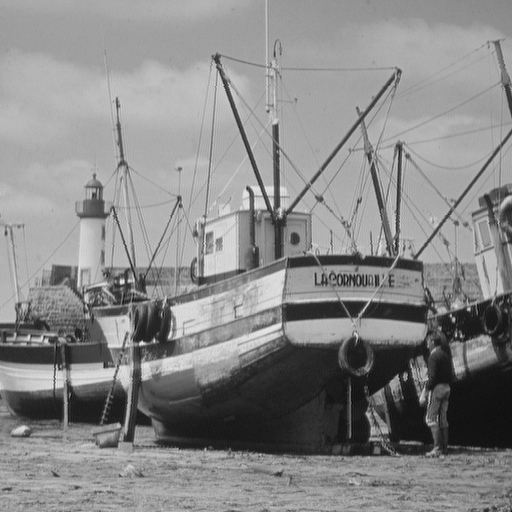
#> input picture images/boat.tif, 512 x 512 px
$ jupyter execute 'Aula 03c - Transformações de intensidade.ipynb'   (shell and % lines are left out)
#> lines starting #> are read from the running program, lines starting #| are printed output that depends on the picture
#### PER-2020 - SIN-392 - Introdução ao Processamento Digital de Imagens

# Aula 3c - Transformações de intensidade
## Equalização de histograma

## Prof. João Fernando Mari
-----

## Importando as bibliotecas necessárias

[cell 1]
import numpy as np

from skimage import util, color, exposure

import matplotlib
import matplotlib.pyplot as plt
from mpl_toolkits.axes_grid1 import make_axes_locatable

SMALL_SIZE = 7
matplotlib.rc('font', size=SMALL_SIZE)
matplotlib.rc('axes', titlesize=SMALL_SIZE)

## Carregando a imagem original

[cell 2]
img_gray = plt.imread('./images/boat.tif')
#> img_gray is the input picture: shape (512, 512); min 0, max 239, mean 136.1

# Informações sobre as imagens
print(img_gray.shape, img_gray.dtype, img_gray.min(), img_gray.max())
#| (512, 512) uint8 0 239

Listas com os valores de intensidade

[cell 3]
# Inteiro de 8 bits sem sinal
r = np.array(np.linspace(0, 255, 256))

# Float
r_ = np.array(np.linspace(0, 1, 256))

## Gera imagens com diferentes caracteristicas

[cell 4]
# IMAGEM CLARA
# =============
# Define o valor do gama
gama_02 = 0.2
# Transformação gama
img_gray_clara = util.img_as_ubyte(util.img_as_float(img_gray) ** gama_02)
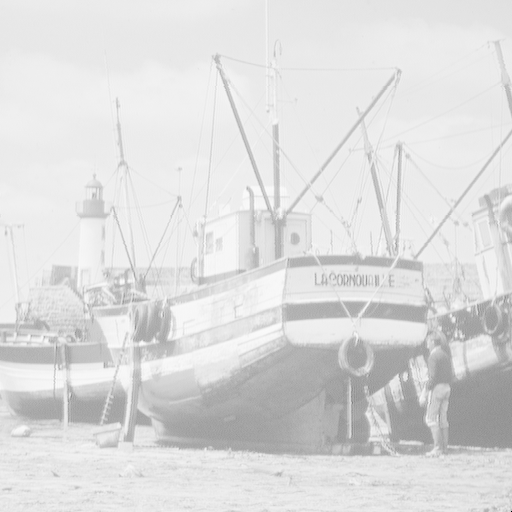
#> img_gray_clara: shape (512, 512); min 0, max 252, mean 220.6
# Função de transformação (para plotagem)
s_clara = r_ ** gama_02 * 255

# IMAGEM ESCURA
# ==============
# Define o valor do gama
gama_40 = 4.0
# Transformação gama
img_gray_escura = util.img_as_ubyte(util.img_as_float(img_gray) ** gama_40)
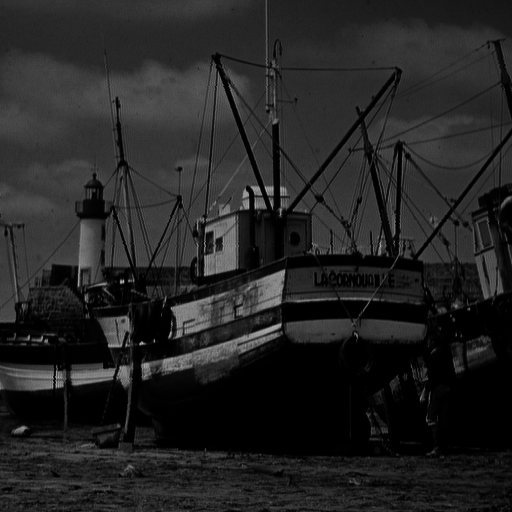
#> img_gray_escura: shape (512, 512); min 0, max 197, mean 35.8
# Função de transformação (para plotagem)
s_escura = r_ ** gama_40 * 255

# IMAGEM DE BAIXO CONTRASTE
# =========================
# Transformação linear
img_gray_baixo = (img_gray * 0.25 + 95).astype(np.uint8)
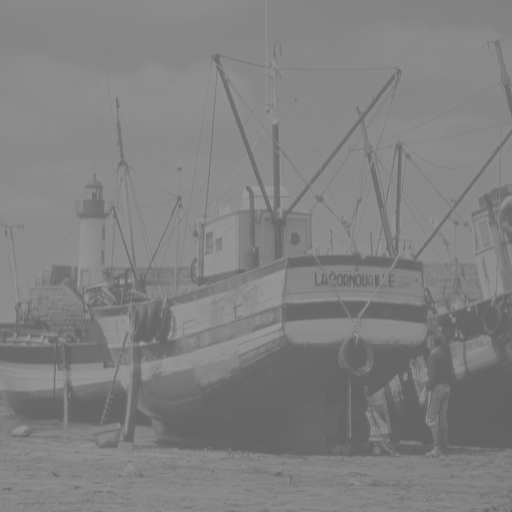
#> img_gray_baixo: shape (512, 512); min 95, max 154, mean 128.6
# Função de transformação (para plotagem)
s_baixo = r * 0.25 + 95

Imprime informações sobre as imagens

[cell 5]
print(img_gray.shape, img_gray.dtype, img_gray.min(), img_gray.max())
#| (512, 512) uint8 0 239
print(img_gray_clara.shape, img_gray_clara.dtype, img_gray_clara.min(), img_gray_clara.max())
#| (512, 512) uint8 0 252
print(img_gray_escura.shape, img_gray_escura.dtype, img_gray_escura.min(), img_gray_escura.max())
#| (512, 512) uint8 0 197
print(img_gray_baixo.shape, img_gray_baixo.dtype, img_gray_baixo.min(), img_gray_baixo.max())
#| (512, 512) uint8 95 154

### Plota as imagens

[cell 6]
s_list = [r, s_clara, s_escura, s_baixo]
img_list = [img_gray, img_gray_clara, img_gray_escura, img_gray_baixo]

fig, ax  = plt.subplots(4, 2, figsize=(10,10))
for i, s in enumerate(s_list):
    ch_ = ax[i,0].plot(r, s)

    ax[i,0].autoscale(enable=True, axis='both', tight=True)
    ### ax[i] = fig.gca()
    ax[i,0].set_xticks(np.arange(0, 256, 32), minor=False)
    ax[i,0].set_xticks(np.arange(0, 256, 16), minor=True)
    ax[i,0].set_yticks(np.arange(0, 256, 32), minor=False)
    ax[i,0].set_yticks(np.arange(0, 256, 16), minor=True)
    ax[i,0].set_aspect('equal')
    ax[i,0].grid(which='major', alpha=1.0)
    ax[i,0].grid(which='minor', alpha=0.5)
    ax[i,0].set_ylim(0, 256)
    ## ax[i,0].set_xlabel('Intensidade de entrada, r', fontsize='medium')
    ## ax[i,0].set_ylabel('Intensidade de sáida, s', fontsize='medium')

    im_ = ax[i,1].imshow(img_list[i], cmap='gray', vmin=0, vmax=255)

plt.tight_layout()
plt.show()

## Alargamento de contraste (scikit-image)

A partir dos valores máximo e mínimo em cada imagem.

[cell 7]
img_alarg_list = []

for img in img_list:
    # https://scikit-image.org/docs/dev/api/skimage.exposure.html#skimage.exposure.rescale_intensity
    img_alarg = exposure.rescale_intensity(img)

    img_alarg_list.append(img_alarg)
#> this loop made 4 passes
#> after the loop, img_alarg_list = 4 items

#### Plota as imagens e os histogramas

[cell 8]
# Figura com 4 linha e 2 colunas
### fig, ax = plt.subplots(4, 2, figsize=(6, 14))
fig, ax = plt.subplots(4, 2, figsize=(10,10))
for i, img in enumerate(img_alarg_list):
    # Plota imagem
    img_ = ax[i, 0].imshow(img, cmap='gray', vmin=0, vmax=255)
    ax[i, 0].axis('off')

    # Computa o histograma normalizado
    hist, bins = np.histogram(img, bins=256, range=(0, 255))
    hist_norm = hist / (img.shape[0] * img.shape[1])

    # Plota histograma
    ch_ = ax[i, 1].fill_between(bins[:-1], hist_norm)
    ax[i, 1].autoscale(enable=True, axis='both', tight=True)
    ax[i, 1].set_xticks(np.arange(0, 256, 32), minor=False)
    ax[i, 1].set_xticks(np.arange(0, 256, 16), minor=True)
    ax[i, 1].set_yticks(np.arange(0, hist_norm.max()+0.01, hist_norm.max()/8), minor=False)
    ax[i, 1].set_yticks(np.arange(0, hist_norm.max()+0.01, hist_norm.max()/4), minor=True)
    #ax[i, 1].set_aspect('equal')
    ax[i, 1].grid(which='major', alpha=1.0)
    ax[i, 1].grid(which='minor', alpha=0.5)
    ax[i, 1].set_ylim(0, hist_norm.max())
    ### ax[i, 1].set_xlabel('Intensidades da imagem', fontsize='medium')
    ### ax[i, 1].set_ylabel('Histograma', fontsize='medium')

plt.tight_layout()
plt.show()

## Alargamento de contraste (scikit-image)

A partir dos valores defindos manualmente para os pontos de controle.

[cell 9]
# Imagem clara
img_clara_alarg = exposure.rescale_intensity(img_gray_clara, in_range=((255 * 0.5), 255), out_range=(0, 255))
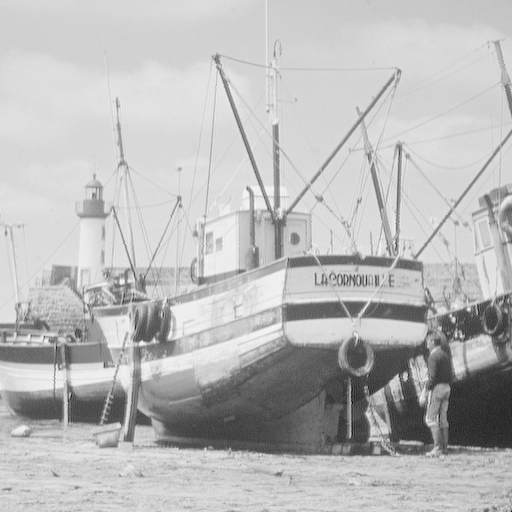
#> img_clara_alarg: shape (512, 512) float64; min 0, max 249, mean 186.2

# Imagem escura
img_escura_alarg = exposure.rescale_intensity(img_gray_escura, in_range=(0, (255 * 0.5)), out_range=(0, 255))
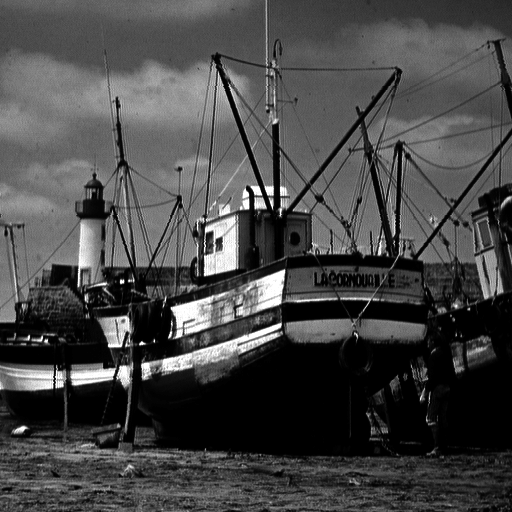
#> img_escura_alarg: shape (512, 512) float64; min 0, max 255, mean 71.4

# image de baixo contraste
img_baixo_alarg = exposure.rescale_intensity(img_gray_baixo, in_range=((255 * 0.33), (255 * 0.66)), out_range=(0, 255))
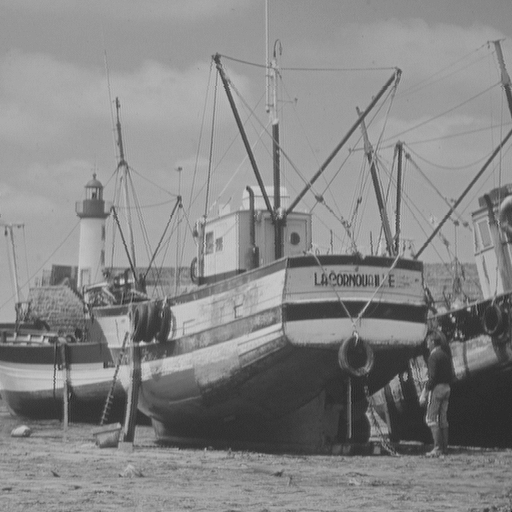
#> img_baixo_alarg: shape (512, 512) float64; min 32.88, max 211.7, mean 134.8

img_alarg2_list = [img_clara_alarg, img_escura_alarg, img_baixo_alarg]

[cell 10]
# Figura com 4 linha e 2 colunas
### fig, ax = plt.subplots(4, 2, figsize=(6, 14))
fig, ax = plt.subplots(3, 2, figsize=(10, 10))
for i, img in enumerate(img_alarg2_list):
    # Plota imagem
    img_ = ax[i, 0].imshow(img, cmap='gray', vmin=0, vmax=255)
    ax[i, 0].axis('off')

    # Computa o histograma normalizado
    hist, bins = np.histogram(img, bins=256, range=(0, 255))
    hist_norm = hist / (img.shape[0] * img.shape[1])

    # Plota histograma
    ch_ = ax[i, 1].fill_between(bins[:-1], hist_norm)
    ax[i, 1].autoscale(enable=True, axis='both', tight=True)
    ax[i, 1].set_xticks(np.arange(0, 256, 32), minor=False)
    ax[i, 1].set_xticks(np.arange(0, 256, 16), minor=True)
    ax[i, 1].set_yticks(np.arange(0, hist_norm.max()+0.01, hist_norm.max()/8), minor=False)
    ax[i, 1].set_yticks(np.arange(0, hist_norm.max()+0.01, hist_norm.max()/4), minor=True)
    #ax[i, 1].set_aspect('equal')
    ax[i, 1].grid(which='major', alpha=1.0)
    ax[i, 1].grid(which='minor', alpha=0.5)
    ax[i, 1].set_ylim(0, hist_norm.max())
#> this loop made 3 passes
    ### ax[i, 1].set_xlabel('Intensidades da imagem', fontsize='medium')
    ### ax[i, 1].set_ylabel('Histograma', fontsize='medium')

plt.tight_layout()
plt.show()
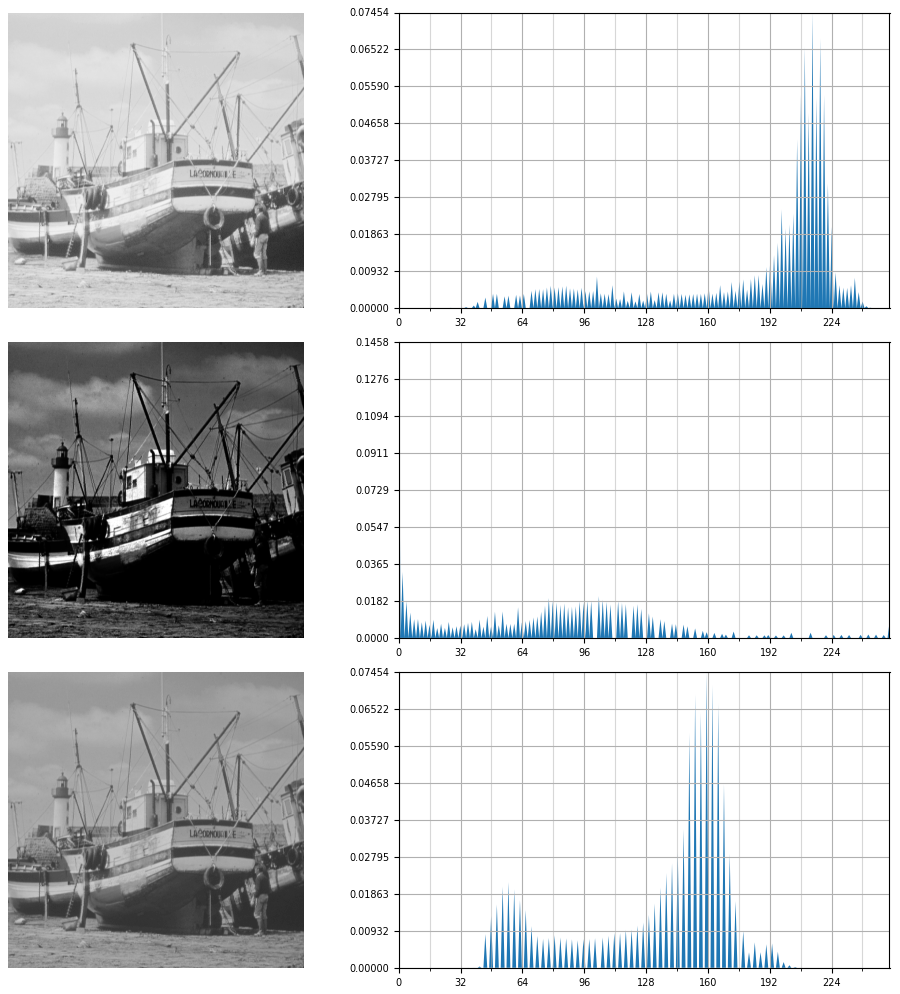
#> figure drawn by matplotlib, 6 panels

# Equalização de histograma

[cell 11]
# ========================================
# SELECIONE A IMAGEM
# ========================================
## img_gray_ = img_gray
## img_gray_ = img_gray_clara
## img_gray_ = img_gray_escura
img_gray_ = img_gray_baixo

print(img_gray_.dtype, img_gray_.min(), img_gray_.max())
#| uint8 95 154

### Implementação do princípio

Obtém a função de transformação linear por partes

[cell 12]
# Histograma normalizado
img_hist, img_hist_bins = exposure.histogram(img_gray_, source_range='dtype', normalize=True)
#> img_hist = 256 values, max 0.0745 at index 137, min 0 at index 0, mean 0.00391; img_hist_bins = 256 values from 0 to 255

# Histograma cumulativo
# Obs.: Usar o método do NumPy. O método do scikit-image não abrange toda a faixa de valores do tipo de dado.
#       Ex.: [0, 255] para uint8.
### img_hist_cum, img_hist_cum_bins = exposure.cumulative_distribution(img_gray_)
img_hist_cum = np.cumsum(img_hist)
#> img_hist_cum = 256 values from 0 to 1

# Função de tranformação
transf_func = np.around(255 * img_hist_cum).astype(np.uint8)
#> transf_func = 256 values from 0 to 255

[cell 13]
print(transf_func)
#| [  0   0   0   0   0   0   0   0   0   0   0   0   0   0   0   0   0   0
#|    0   0   0   0   0   0   0   0   0   0   0   0   0   0   0   0   0   0
#|    0   0   0   0   0   0   0   0   0   0   0   0   0   0   0   0   0   0
#|    0   0   0   0   0   0   0   0   0   0   0   0   0   0   0   0   0   0
#|    0   0   0   0   0   0   0   0   0   0   0   0   0   0   0   0   0   0
#|    0   0   0   0   0   0   0   0   0   2   6  10  15  20  25  30  33  36
#> (further printed lines are left out)
print(np.unique(img_gray_))
#| [ 95  96  97  98  99 100 101 102 103 104 105 106 107 108 109 110 111 112
#|  113 114 115 116 117 118 119 120 121 122 123 124 125 126 127 128 129 130
#|  131 132 133 134 135 136 137 138 139 140 141 142 143 144 145 146 147 148
#|  149 150 151 152 153 154]

#### Aplica a função de tranformação sobre a imagem

[cell 14]
img_eq = np.zeros(img_gray_.shape, dtype=img_gray_.dtype)
#> img_eq: shape (512, 512); every value is 0

for rr, ss in zip(r, transf_func):
    img_eq[img_gray_==rr] = ss
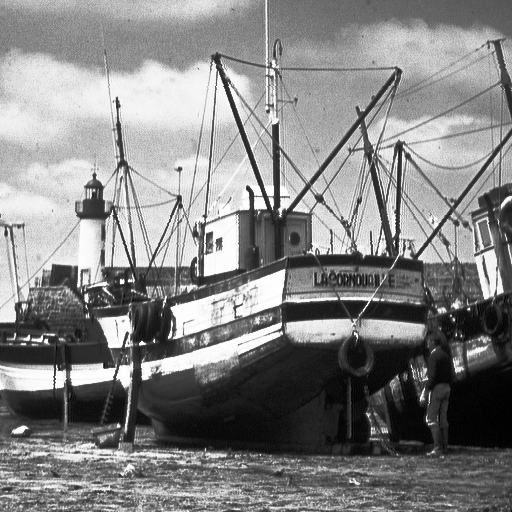
#> img_eq: shape (512, 512); min 0, max 255, mean 132.5

# Calcula o histograma normalizado da imagem após a equalização do histograma
img_eq_hist, img_eq_hist_bins = exposure.histogram(img_eq, source_range='dtype', normalize=True)
#> img_eq_hist = 256 values, max 0.0745 at index 186, min 0 at index 1, mean 0.00391; img_eq_hist_bins = 256 values from 0 to 255

#### Plota as imagens

[cell 15]
fig, ((ax1, ax5), (ax2, ax3)) = plt.subplots(2, 2, figsize=(10, 10))
# Plota imagem original
img_ = ax1.imshow(img_eq, cmap='gray', vmin=0, vmax=255)
ax1.axis('off')

ax4 = ax2.twinx()

# Plota histograma
ch_1 = ax2.fill_between(img_hist_bins, img_hist)

ax2.autoscale(enable=True, axis='both', tight=True)
ax2.set_xticks(np.arange(0, 256, 32), minor=False)
ax2.set_xticks(np.arange(0, 256, 16), minor=True)
ax2.set_yticks(np.arange(0, img_hist.max()+0.01, img_hist.max()/8), minor=False)
ax2.set_yticks(np.arange(0, img_hist.max()+0.01, img_hist.max()/4), minor=True)
#ax[i, 1].set_aspect('equal')
ax2.grid(which='major', alpha=1.0)
ax2.grid(which='minor', alpha=0.5)
ax2.set_ylim(0, img_hist.max())

ch_2 = ax4.plot(img_hist_bins, img_hist_cum, c='r')
#> ch_2 = 1 item
ax4.autoscale(enable=True, axis='both', tight=True)
ax4.set_xticks(np.arange(0, 256, 32), minor=False)
ax4.set_xticks(np.arange(0, 256, 16), minor=True)
ax4.set_yticks(np.arange(0, img_hist_cum.max()+0.01, img_hist_cum.max()/8), minor=False)
ax4.set_yticks(np.arange(0, img_hist_cum.max()+0.01, img_hist_cum.max()/4), minor=True)
ax4.grid(which='major', alpha=1.0)
ax4.grid(which='minor', alpha=0.5)
ax4.set_ylim(0, img_hist_cum.max())


ch_3 = ax3.plot(img_hist_bins, transf_func)
#> ch_3 = 1 item
ax3.autoscale(enable=True, axis='both', tight=True)
ax3.set_xticks(np.arange(0, 256, 32), minor=False)
ax3.set_xticks(np.arange(0, 256, 16), minor=True)
ax3.set_yticks(np.arange(0, transf_func.max()+0.01, transf_func.max()/8), minor=False)
ax3.set_yticks(np.arange(0, transf_func.max()+0.01, transf_func.max()/4), minor=True)
#ax[i, 1].set_aspect('equal')
ax3.grid(which='major', alpha=1.0)
ax3.grid(which='minor', alpha=0.5)
ax3.set_ylim(0, transf_func.max())


ch_4 = ax5.fill_between(img_eq_hist_bins, img_eq_hist)
ax5.autoscale(enable=True, axis='both', tight=True)
ax5.set_xticks(np.arange(0, 256, 32), minor=False)
ax5.set_xticks(np.arange(0, 256, 16), minor=True)
ax5.set_yticks(np.arange(0, img_eq_hist.max()+0.01, img_eq_hist.max()/8), minor=False)
ax5.set_yticks(np.arange(0, img_eq_hist.max()+0.01, img_eq_hist.max()/4), minor=True)
ax5.grid(which='major', alpha=1.0)
ax5.grid(which='minor', alpha=0.5)
ax5.set_ylim(0, img_eq_hist.max())

plt.tight_layout()
plt.show()
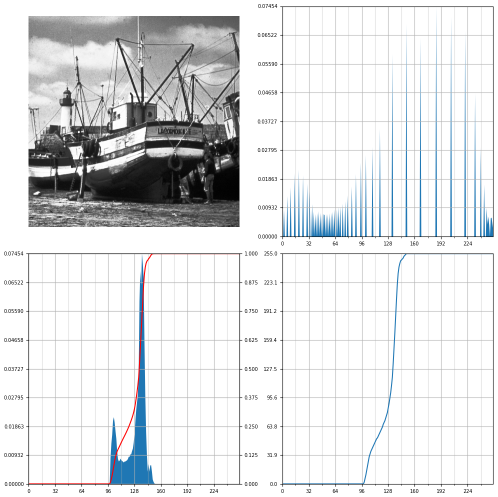
#> figure drawn by matplotlib, 5 panels; panel 4: curve peaks at x = 150, y = 255; panel 5: curve peaks at x = 154, y = 1

## Equalização de histograma (scikit-image)

[cell 16]
img_gray_list = [img_gray, img_gray_clara, img_gray_escura, img_gray_baixo]

[cell 17]
img_eq_list = []

for img in img_gray_list:
    # https://scikit-image.org/docs/dev/api/skimage.exposure.html#skimage.exposure.equalize_hist
    img_eq = util.img_as_ubyte(exposure.equalize_hist(img))

    img_eq_list.append(img_eq)
#> after the loop, img_eq_list = 4 items

Plota informações sobre as imagens

[cell 18]
for img in img_eq_list:
    print(img.shape, img.dtype, img.min(), img.max())

### Plota as imagens

[cell 19]
# Figura com 4 linha e 2 colunas
### fig, ax = plt.subplots(4, 2, figsize=(6, 14))
fig, ax = plt.subplots(4, 2, figsize=(10,10))
for i, img in enumerate(img_eq_list):
    # Plota imagem
    img_ = ax[i, 0].imshow(img, cmap='gray', vmin=0, vmax=255)
    ax[i, 0].axis('off')

    # Computa o histograma normalizado
    img_eq_hist, img_eq_hist_bins = exposure.histogram(img, source_range='dtype', normalize=True)

    # Plota histograma
    ch_ = ax[i, 1].fill_between(img_eq_hist_bins, img_eq_hist)
    ax[i, 1].autoscale(enable=True, axis='both', tight=True)
    ax[i, 1].set_xticks(np.arange(0, 256, 32), minor=False)
    ax[i, 1].set_xticks(np.arange(0, 256, 16), minor=True)
    ax[i, 1].set_yticks(np.arange(0, img_eq_hist.max()+0.01, img_eq_hist.max()/8), minor=False)
    ax[i, 1].set_yticks(np.arange(0, img_eq_hist.max()+0.01, img_eq_hist.max()/4), minor=True)
    #ax[i, 1].set_aspect('equal')
    ax[i, 1].grid(which='major', alpha=1.0)
    ax[i, 1].grid(which='minor', alpha=0.5)
    ax[i, 1].set_ylim(0, img_eq_hist.max())

plt.tight_layout()
plt.show()
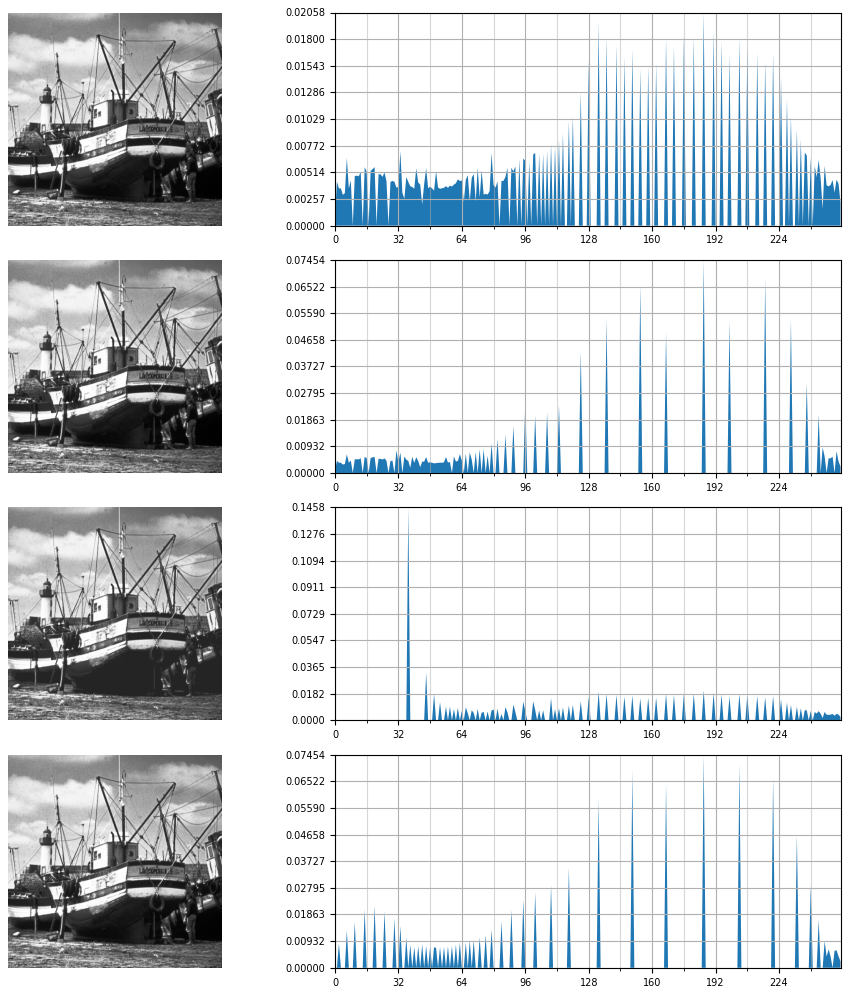
#> figure drawn by matplotlib, 8 panels
